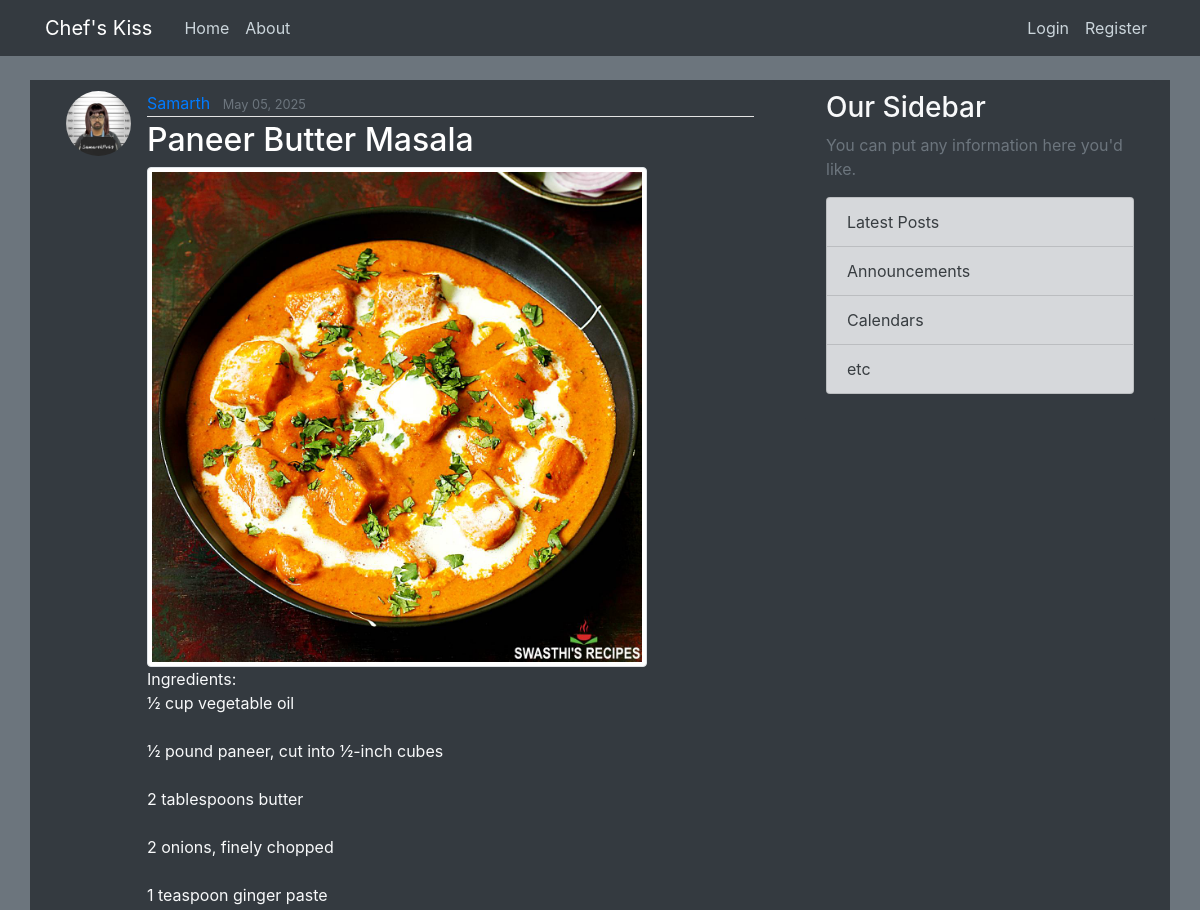
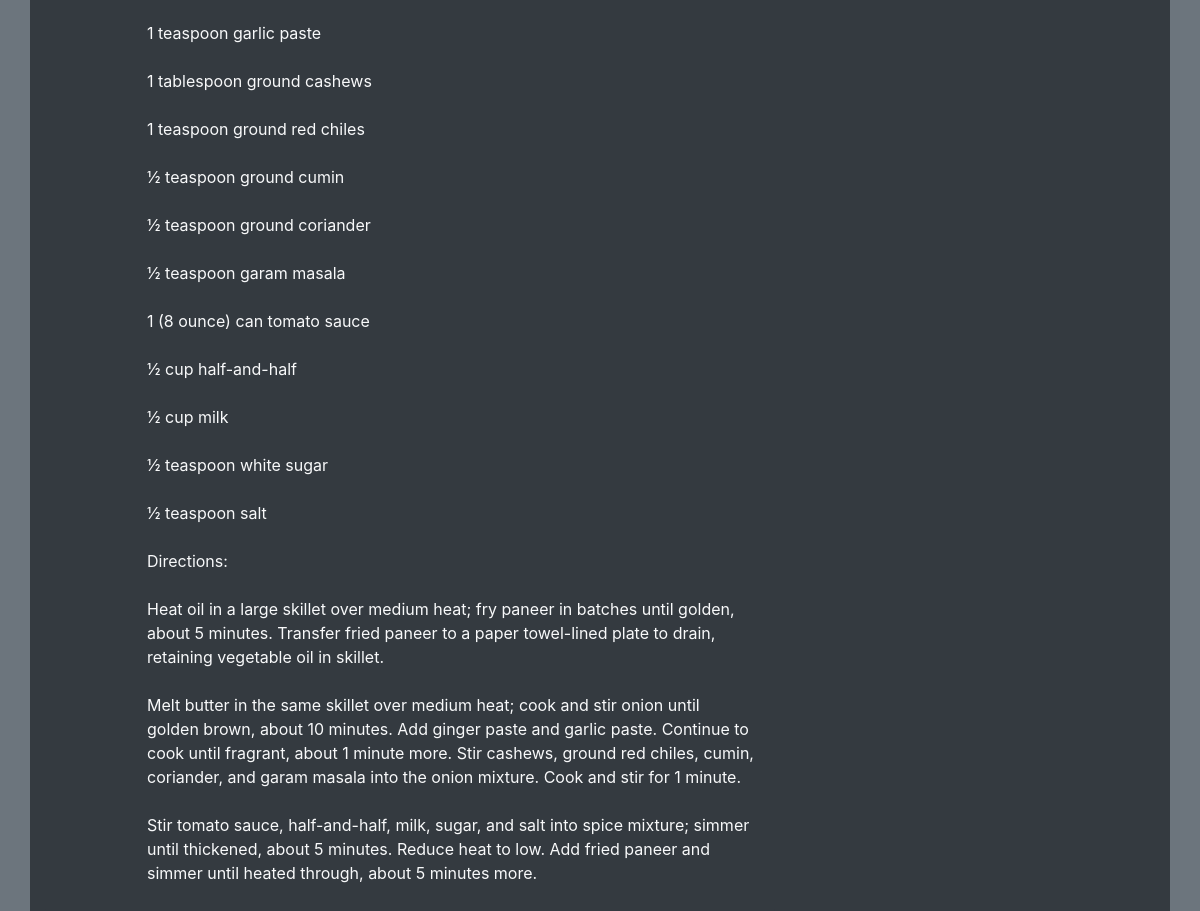
Page /post/6/ on the committed database (2 pictures, top to bottom).
### blog/models.py (models this page shows, shortened)
class Post(models.Model):
    title = models.CharField(max_length=100)
    image = models.ImageField(default='default.jpeg', upload_to='content_image')
    content = models.TextField()
    date_posted = models.DateTimeField(default = timezone.now)
    author = models.ForeignKey(User, on_delete=models.CASCADE)

### users/models.py (models this page shows, shortened)
class Profile(models.Model):
    user = models.OneToOneField(User, on_delete=models.CASCADE)
    image = models.ImageField(default='default.jpeg', upload_to='profile_pics')

### blog/views.py (the view)
# urls.py: path('post/<int:pk>/', PostDetailView.as_view(), name = "post-detail"),
class PostDetailView(DetailView):
    model = Post

### blog/templates/blog/post_detail.html (shortened to what this page needs)
{% extends "blog/base.html" %}
{% block content %}
    <article class="media content-section bg-dark border-dark text-light">
      <img class = "rounded-circle article-img " src="{{ object.author.profile.image.url }}">
        <div class="media-body">
          <div class="article-metadata">
            <a class="mr-2" href="#">{{ object.author }}</a>
            <small class="text-muted">{{ object.date_posted | date:"F d, Y" }}</small>
          </div>
          <h2 class="article-title" >{{ object.title }}</h2>
          <img  src="{{  post.image.url }}" class="img-fluid img-thumbnail rounded " alt="Responsive image" width="500" height="500">
          <p class="article-content">{{ object.content }}</p>
        </div>
      </article>
{% endblock content %}

### blog/static/blog/main.css (style rules this page uses)
body { background: #fafafa; color: #333333; margin-top: 5rem; }
h1, h2, h3, h4, h5, h6 { color: #444444; }
.content-section { background: #ffffff; padding: 10px 20px; border: 1px solid #dddddd; border-radius: 3px; margin-bottom: 20px; }
.article-title { color: #444444; }
.article-content { white-space: pre-line; }
.article-img { height: 65px; width: 65px; margin-right: 16px; }
.article-metadata { padding-bottom: 1px; margin-bottom: 4px; border-bottom: 1px solid #e3e3e3 }
h2 { color: white !important; }

### rows in the picture
Post: author.profile.image (picture), author "Samarth", date_posted "May 05, 2025", title "Paneer Butter Masala", image (picture), content "Ingredients: ½ cup vegetable oil ½ pound paneer, cut into ½-inch cubes 2 tablespoons butter 2 onions, finely chopped 1 teaspoon ginger paste 1 teaspoon garlic paste 1 tablespoon ground cashews 1 teaspoon ground red chiles ½ teaspoon ground cumin ½ teaspoon ground coriander ½ teaspoon garam masala 1 (8 ounce) can tomato sauce ½ cup half-and-half ½ cup milk ½ teaspoon white sugar ½ teaspoon salt Directions: Heat oil in a large skillet over medium heat; fry paneer in batches until golden, about 5 minutes. Transfer fried paneer to a paper towel-lined plate to drain, retaining vegetable oil in skillet. Melt butter in the same skillet over medium heat; cook and stir onion until golden brown,…"
